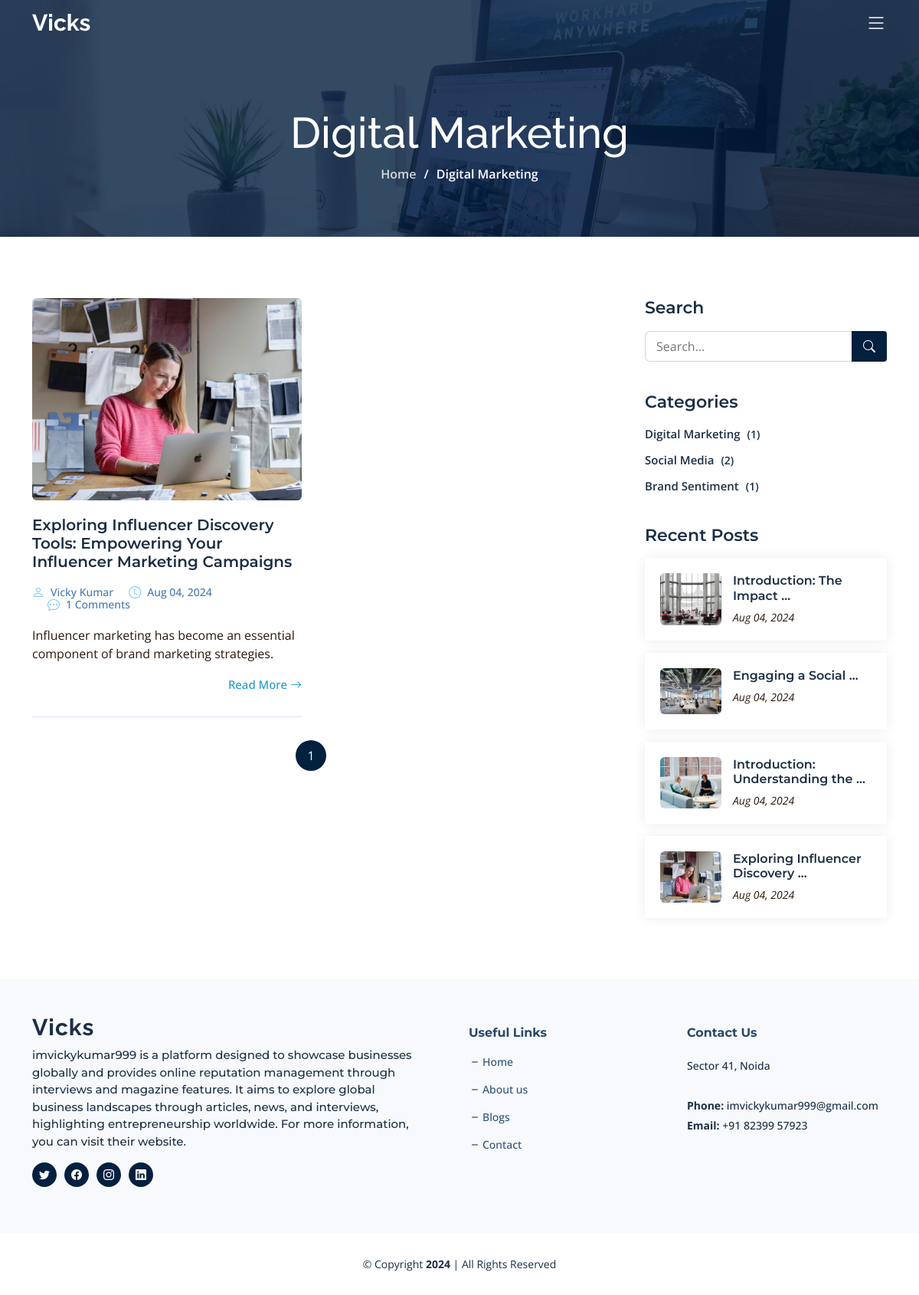
The page /category/Digital Marketing/ on the database its author committed.
### blog/models.py (models this page shows, shortened)
class BlogCategory(models.Model):
    category_name = models.CharField(max_length=255)
    def __str__(self):
        return self.category_name
    def article_count(self):
        return self.article_set.count()

class Article(models.Model):
    meta_title = models.CharField(max_length=255)
    meta_description = models.TextField()
    meta_keywords = models.TextField()
    article_slug = models.SlugField(unique=True, max_length=255)
    author_name = models.CharField(max_length=255)
    article_title_h1 = models.CharField(max_length=255)
    category_name = models.ForeignKey('BlogCategory', on_delete=models.CASCADE)
    article_short_description = models.CharField(max_length=200)
    article_date = models.DateTimeField(default=timezone.now, blank=True, null=True)
    thoughts = models.TextField()
    description = RichTextField()
    image = models.ImageField(upload_to='article_images/')

class Footer(models.Model):
    call = models.CharField(max_length=255, default="")
    base_content = models.TextField(default="")
    location = models.CharField(max_length=255, default="")
    email = models.EmailField(max_length=255, default="")
    twitter_url = models.URLField(max_length=255, default="")
    facebook_url = models.URLField(max_length=255, default="")
    instagram_url = models.URLField(max_length=255, default="")
    linkedin_url = models.URLField(max_length=255, default="")

### blog/views.py (the view)
# urls.py: path('category/<str:category>/', blog_views.category, name='category'),
def category(request, category):
    category = get_object_or_404(BlogCategory, category_name=category)
    recent_posts = Article.objects.all().order_by('-article_date')[:10]
    categories = BlogCategory.objects.all()
    footer = Footer.objects.first()
    query = request.GET.get('q', '')
    articles = Article.objects.filter(category_name=category)
    if query:
        articles = articles.filter(article_title_h1__icontains=query)
    page = request.GET.get('page', 1)
    paginator = Paginator(articles, 2)
    try:
        articles = paginator.page(page)
    except PageNotAnInteger:
        articles = paginator.page(1)
    except EmptyPage:
        articles = paginator.page(paginator.num_pages)
    try:
        seo_meta = SEOmeta.objects.get(page_name='category')
    except SEOmeta.DoesNotExist:
        seo_meta = None
    return render(request, 'category.html', {
        'articles': articles,
        'categories': categories,
        'category' : category,
        'recent_posts': recent_posts,
        'seo_meta': seo_meta,
        'footer': footer,
        'query': query,
    })

### blog/templates/category.html (shortened to what this page needs)
{% extends "base.html" %}
{% load static %}
{% block content %}
<div class="breadcrumbs d-flex align-items-center" style="background-image: url('{% static 'assets/img/blog-header.jpg' %}');">
  <div class="container position-relative d-flex flex-column align-items-center">
    <h2>{{category}}</h2>
    <ol>
      <li><a href="/">Home</a></li>
      <li>{{category}}</li>
    </ol>
  </div>
</div>
<section id="blog" class="blog">
  <div class="container" data-aos="fade-up">
    <div class="row g-5">
      <div class="col-lg-8" data-aos="fade-up" data-aos-delay="200">
        <div class="row gy-5 posts-list">
          {% for article in articles %}
          <div class="col-lg-6">
            <article class="d-flex flex-column">
              <div class="post-img">
                <img src="{{ article.image.url }}" alt="{{ article.article_title_h1 }}" class="img-fluid rounded">
              </div>
              <h2 class="title">
                <a href="{% url 'article_detail' article.article_slug %}">{{ article.article_title_h1 }}</a>
              </h2>
              <div class="meta-top">
                <ul>
                  <li class="d-flex align-items-center"><i class="bi bi-person"></i> <a href="{% url 'article_detail' article.article_slug %}">{{ article.author_name }}</a></li>
                  <li class="d-flex align-items-center"><i class="bi bi-clock"></i> <a href="{% url 'article_detail' article.article_slug %}"><time datetime="{{ article.article_date }}">{{ article.article_date|date:"M d, Y" }}</time></a></li>
                  <li class="d-flex align-items-center"><i class="bi bi-chat-dots"></i> <a href="{% url 'article_detail' article.article_slug %}">{{ article.comments.count }} Comments</a></li>
                </ul>
              </div>
              <div class="content">
                <p>
                  {{ article.article_short_description }}
                </p>
              </div>
              <div class="read-more mt-auto align-self-end">
                <a href="{% url 'article_detail' article.article_slug %}">Read More <i class="bi bi-arrow-right"></i></a>
              </div>
            </article>
          </div>
          {% endfor %}
        </div>
        <div class="blog-pagination">
          <ul class="justify-content-center">
            {% for num in articles.paginator.page_range %}
              {% if articles.number == num %}
                <li class="active"><a href="#">{{ num }}</a></li>
              {% elif num > articles.number|add:'-3' and num < articles.number|add:'3' %}
                <li><a href="?q={{ query }}&page={{ num }}">{{ num }}</a></li>
              {% endif %}
            {% endfor %}
          </ul>
        </div>
      </div>
      <div class="col-lg-4" data-aos="fade-up" data-aos-delay="400">
        <div class="sidebar ps-lg-4">
          <div class="sidebar-item search-form">
            <h3 class="sidebar-title">Search</h3>
            <form action="" class="mt-3" method="GET">
              <input type="text" name="q" value="{{ query }}" placeholder="Search...">
              <button type="submit"><i class="bi bi-search"></i></button>
            </form>
          </div>
          <div class="sidebar-item categories">
              <h3 class="sidebar-title">Categories</h3>
              <ul class="mt-3">
                  {% for category in categories %}
                      {% if category.article_count %}
                        <li><a href="/category/{{ category.category_name }}/">{{ category.category_name }} <span>({{ category.article_count }})</span></a></li>
                      {% endif %}
                  {% endfor %}
              </ul>
          </div>
          <div class="sidebar-item recent-posts">
            <h3 class="sidebar-title">Recent Posts</h3>
            <div class="mt-3">
              {% for recent_article in recent_posts %}
              <div class="post-item mt-3">
                <img src="{{ recent_article.image.url }}" alt="{{ recent_article.article_title_h1 }}" class="flex-shrink-0">
                <div>
                  <h4><a href="{% url 'article_detail' recent_article.article_slug %}">{{ recent_article.article_title_h1|truncatewords:3 }}</a></h4>
                  <time datetime="{{ recent_article.article_date }}">{{ recent_article.article_date|date:"M d, Y" }}</time></a></time>
                </div>
              </div>
              {% endfor %}
            </div>
          </div>
        </div>
      </div>
    </div>
  </div>
</section>
{% endblock %}

### blog/templates/base.html (shortened to what this page needs)
{% load static %}
<!DOCTYPE html>
<html lang="en">
<head>
  <link href="{% static 'assets/vendor/bootstrap/css/bootstrap.min.css' %}" rel="stylesheet">
  <link href="{% static 'assets/vendor/bootstrap-icons/bootstrap-icons.css' %}" rel="stylesheet">
  <link href="{% static 'assets/vendor/aos/aos.css' %}" rel="stylesheet">
  <link href="{% static 'assets/vendor/glightbox/css/glightbox.min.css' %}" rel="stylesheet">
  <link href="{% static 'assets/vendor/swiper/swiper-bundle.min.css' %}" rel="stylesheet">
  <link href="{% static 'assets/vendor/remixicon/remixicon.css' %}" rel="stylesheet">
  <link href="{% static 'assets/css/main.css' %}" rel="stylesheet">
</head>
<body>
  <header id="header" class="header d-flex align-items-center fixed-top">
    <div class="container-fluid container-xl d-flex align-items-center justify-content-between">
      <a href="/" class="logo d-flex align-items-center">
        <h1 class="d-flex align-items-center">Vicks</h1>
      </a>
      <i class="mobile-nav-toggle mobile-nav-show bi bi-list"></i>
    </div>
  </header>
  <main id="main">
    {% block content %}{% endblock %}
  </main>
  <footer id="footer" class="footer">
    <div class="footer-content">
      <div class="container">
        <div class="row gy-4">
          <div class="col-lg-6 col-md-12 footer-info pe-5">
            <a href="/" class="logo d-flex align-items-center">
              <span>Vicks</span>
            </a>
            <p>{{footer.base_content}}</p>
            <div class="social-links d-flex mt-3">
              <a href="{{ footer.twitter_url }}" class="twitter" target="_blank"><i class="bi bi-twitter"></i></a>
              <a href="{{ footer.facebook_url }}" class="facebook" target="_blank"><i class="bi bi-facebook"></i></a>
              <a href="{{ footer.instagram_url }}" class="instagram" target="_blank"><i class="bi bi-instagram"></i></a>
              <a href="{{ footer.linkedin_url }}" class="linkedin" target="_blank"><i class="bi bi-linkedin"></i></a>
            </div>
          </div>
          <div class="col-lg-3 col-6 footer-links">
            <h4>Useful Links</h4>
            <ul>
              <li><i class="bi bi-dash"></i> <a href="/">Home</a></li>
              <li><i class="bi bi-dash"></i> <a href="/about/">About us</a></li>
              <li><i class="bi bi-dash"></i> <a href="/blogs/">Blogs</a></li>
              <li><i class="bi bi-dash"></i> <a href="/contact/">Contact</a></li>
            </ul>
          </div>
          <div class="col-lg-3 col-md-12 footer-contact text-center text-md-start">
            <h4>Contact Us</h4>
            <p> {{footer.location}} <br><br>
              <strong>Phone:</strong> {{footer.email}} <br>
              <strong>Email:</strong> {{footer.call}} <br>
            </p>
          </div>
        </div>
      </div>
    </div>
    <div class="footer-legal">
      <div class="container">
        <div class="copyright">
          &copy; Copyright <strong><span id="current-year"></span></strong> | All Rights Reserved
        </div>
      </div>
    </div>
  </footer>
</body>
</html>

### rows shown on the page
BlogCategory: category_name "Digital Marketing", article_count "1"
Article: image (picture), article_title_h1 "Exploring Influencer Discovery Tools: Empowering Your Influencer Marketing Campaigns", author_name "Vicky Kumar", article_date "Aug 04, 2024", comments.count "1", article_short_description "Influencer marketing has become an essential component of brand marketing strategies.", article_title_h1 "Exploring Influencer Discovery …"
BlogCategory: category_name "Social Media", article_count "2"
BlogCategory: category_name "Brand Sentiment", article_count "1"
Article: image (picture), article_title_h1 "Introduction: The Impact …", article_date "Aug 04, 2024"
Article: image (picture), article_title_h1 "Engaging a Social …", article_date "Aug 04, 2024"
Article: image (picture), article_title_h1 "Introduction: Understanding the …", article_date "Aug 04, 2024"
Footer: base_content "imvickykumar999 is a platform designed to showcase businesses globally and provides online reputation management through interviews and magazine features. It aims to explore global business landscapes through articles, news, and interviews, highlighting entrepreneurship worldwide. For more information, you can visit their website.", location "Sector 41, Noida", email "imvickykumar999@gmail.com", call "+91 82399 57923"

### other values the page prints
{{ num }} "1"
